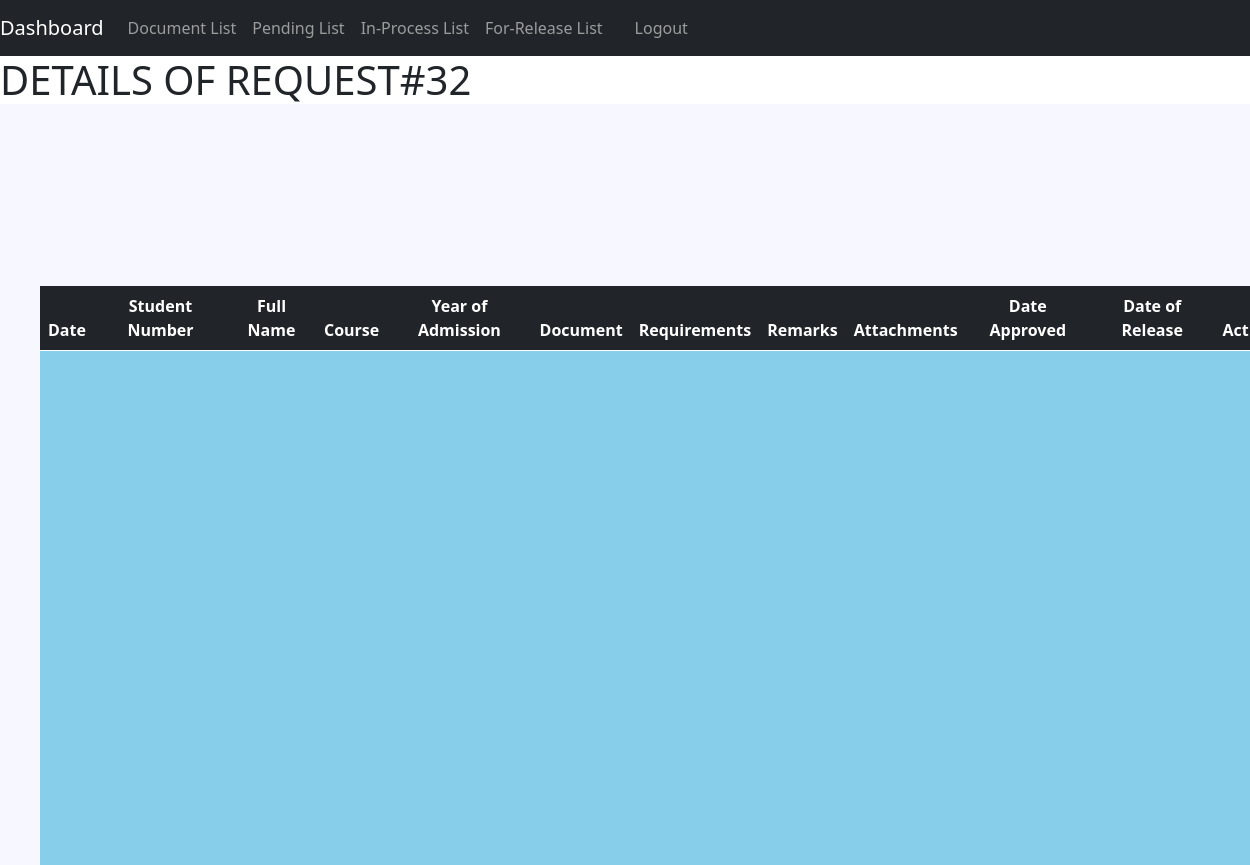
The app's page /optimized/public/registrar_view/view2.php?request_number=32, older data.
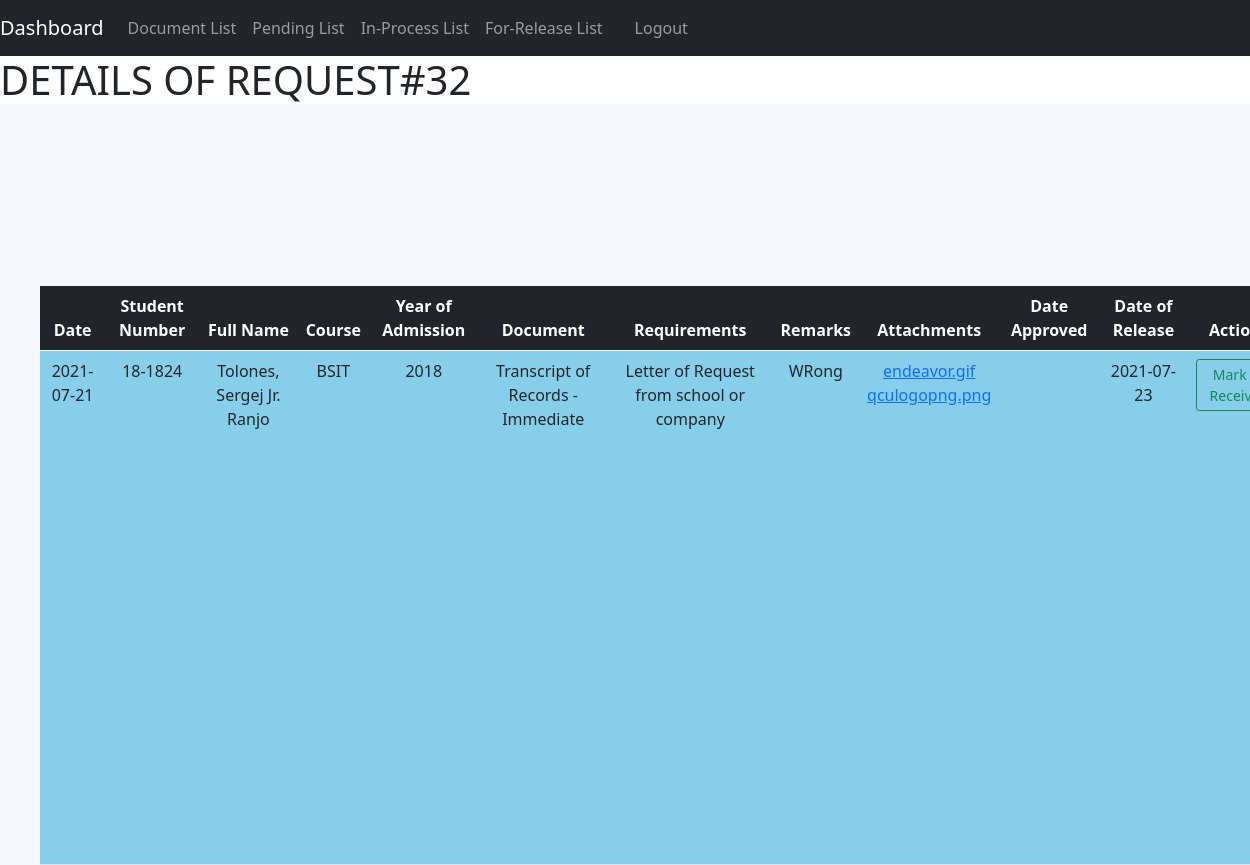
The same page, newer data.
### tables this page shows
CREATE TABLE `document_request` (
  `request_number` int(12) NOT NULL,
  `student_number` varchar(10) NOT NULL,
  `document_id` int(10) NOT NULL,
  `request_date` date NOT NULL,
  `request_status` varchar(20) NOT NULL,
  `remarks` longtext DEFAULT NULL,
  `upfile` varchar(2048) DEFAULT NULL,
  `upfile_name` varchar(128) DEFAULT NULL,
  `date_approved` date DEFAULT NULL,
  `date_released` date DEFAULT NULL,
  `date_finished` date DEFAULT NULL
);

CREATE TABLE `student_info` (
  `student_number` varchar(10) NOT NULL,
  `last_name` varchar(50) NOT NULL,
  `first_name` varchar(50) NOT NULL,
  `middle_name` varchar(50) NOT NULL,
  `full_name` varchar(128) NOT NULL,
  `course` varchar(128) NOT NULL,
  `year_of_enrollment` varchar(16) NOT NULL,
  `email` varchar(128) NOT NULL
);

CREATE TABLE `documents` (
  `document_id` int(10) NOT NULL,
  `document_name` varchar(50) NOT NULL,
  `requirements` longtext NOT NULL
);

### optimized/public/registrar_view/view2.php (the view, shortened to what this page needs)
<?php
require_once "../../resource/opt2/database.php";
include_once "../../resource/opt2/header.php";
$request_get = $_GET['request_number'];
$statement = $pdo->prepare("SELECT document_request.request_number, document_request.request_date, student_info.student_number, student_info.full_name, student_info.course, student_info.year_of_enrollment, documents.document_name, documents.requirements, document_request.remarks, document_request.upfile, document_request.upfile_name, document_request.date_approved, document_request.date_released FROM document_request INNER JOIN student_info ON document_request.student_number = student_info.student_number JOIN documents ON document_request.document_id = documents.document_id WHERE document_request.request_number = :request_get");
$statement->bindValue(':request_get', $request_get);
$statement->execute();
$requests = $statement->fetchAll(PDO::FETCH_ASSOC);
?>
  </head>
  <body>
<?php include_once "../../resource/opt2/nav.php";?>
<h1>DETAILS<?php echo ' OF REQUEST#'.$request_get?></h1>
<table class="table">
  <thead class="table-dark">
    <tr>
      <th scope="col">Date</th>
      <th scope="col">Student Number</th>
      <th scope="col">Full Name</th>
      <th scope="col">Course</th>
      <th scope="col">Year of Admission</th>
      <th scope="col">Document</th>
      <th scope="col">Requirements</th>
      <th scope="col">Remarks</th>
      <th scope="col">Attachments</th>
      <th scope="col">Date Approved</th>
      <th scope="col">Date of Release</th>
      <th scope="col">Actions</th>
    </tr>
  </thead>
  <tbody>
  <?php foreach ($requests as $i => $request): ?>
      <tr>
        <td><?php echo $request['request_date']?></td>
        <td><?php echo $request['student_number']?></td>
        <td><?php echo $request['full_name']?></td>
        <td><?php echo $request['course']?></td>
        <td><?php echo $request['year_of_enrollment']?></td>
        <td><?php echo $request['document_name']?></td>
        <td><?php echo $request['requirements']?></td>
        <td>
            <?php
                if($request['remarks'] == NULL){
                    echo '<i>No Remarks</i>';
                }
                else{
                    echo $request['remarks'];
                }
            ?>
        </td>
        <td>
        <?php
            if($request['upfile'] != NULL && $request['upfile_name'] != NULL):
                $arr_name = explode(' ', $request['upfile_name']);
                for($j = 0; $j < count($arr_name); $j++):
        ?>
                <a href="<?php echo $request['upfile'].'/'.$arr_name[$j] ?>" target="_blank"><?php echo $arr_name[$j]?></a><br>
                <?php endfor;
                 else: ?>
                     <i>No Attachments</i>
                <?php
                endif ?>
        </td>
        <td><?php echo $request['date_approved']?></td>
        <td><?php echo $request['date_released']?></td>
        <td>
        <form method="post"  action="received.php">
          <button type="submit" class="btn btn-sm btn-outline-success">Mark as Received</button>
        </form>
        </td>
        </tr>
    <?php endforeach ?>
  </tbody>
</table>
</body>
</html>

Row changes from the older to the newer data that the page shows:
added document_request: request_date "2021-07-21", student_info.student_number "18-1824", student_info.full_name "Tolones, Sergej Jr. Ranjo", student_info.course "BSIT", student_info.year_of_enrollment "2018", document.document_name "Transcript of Records - Immediate", document.requirements "Letter of Request from school or company", remarks "WRong", upfile_name "endeavor.gif", upfile_name "qculogopng.png", date_released "2021-07-23"
